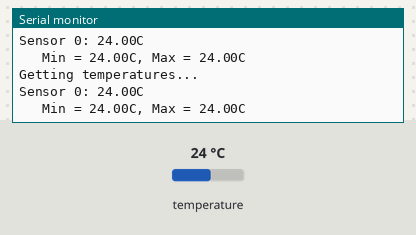
Bench run of a sketch on a simulated Arduino Uno, built with avr-gcc and run on an emulated ATmega328P. Shown: the last lines printed to the serial monitor. The inputs (shaded band) are chosen by the test bench; at power-on: temperature 24 °C.

Above: at 5.2 s.
5.3 s: temperature set to 12 °C
At 6.59 s:
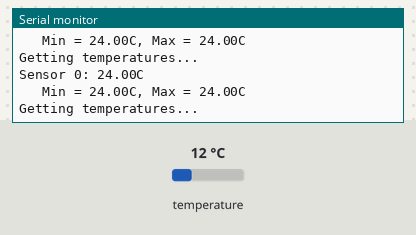
8.6 s: temperature set to 7 °C
At 10.2 s:
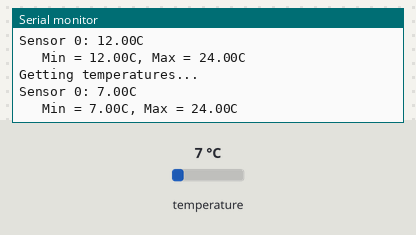
Timing chart, 0 to 11.7 s (numbered marks = the images above; inputs shaded):
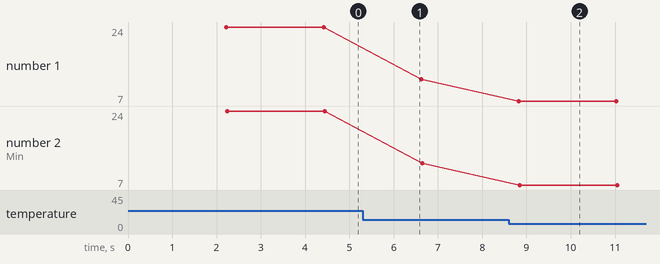

Measured:
- after the input at 8.6 s, the serial monitor: prints a new line after 0.23 s (image 2)
- plotted number 1: 24 → 12 after the input at 5.3 s, 12 → 7 after the input at 8.6 s
- plotted number 2: 24 → 12 after the input at 5.3 s, 12 → 7 after the input at 8.6 s

The sketch:

arduino_ds18b20.ino
```cpp
#include <OneWire.h>
#include <DallasTemperature.h>

// Data wire is plugged into pin 3 on the Arduino
#define ONE_WIRE_BUS 3
OneWire oneWire(ONE_WIRE_BUS);
DallasTemperature sensors(&oneWire);

// Assign the addresses of your 1-Wire temp sensors.
// See the tutorial on how to obtain these addresses:
// http://www.hacktronics.com/Tutorials/arduino-1-wire-address-finder.html

DeviceAddress devices[4];

int numDevices;
float tempMax, tempMin;

// function to print a device address
void printAddress(DeviceAddress deviceAddress)
{
  for (uint8_t i = 0; i < 8; i++)
  {
    if (deviceAddress[i] < 16) Serial.print("0");
    Serial.print(deviceAddress[i], HEX);
  }
}

void setup(void)
{
  Serial.begin(9600);
  sensors.begin();
  numDevices = sensors.getDeviceCount();

  Serial.print("Number of sensors found = ");
  Serial.print( numDevices );
  Serial.print("\n\r");

  for(int i=0; i < numDevices ; i++)
  {
    sensors.getAddress(devices[i], i);
    sensors.setResolution(devices[i], 10);
  }
}

void printTemperature(DeviceAddress deviceAddress)
{
  float tempC = sensors.getTempC(deviceAddress);
  if (tempC == -127.00) {
    Serial.print("Error getting temperature");
  } else {
    Serial.print(tempC);
    Serial.print("C");
  }
  if ( tempC < tempMin || tempMin == NULL ) { tempMin = tempC; }
  if ( tempC > tempMax || tempMax == NULL ) { tempMax = tempC; }
}

void loop(void)
{
  delay(2000);
  Serial.print("Getting temperatures...\n\r");
  sensors.requestTemperatures();

  for(int i=0; i < numDevices ; i++)
  {
    Serial.print("Sensor ");
    Serial.print(i);
    Serial.print(": ");
    printTemperature(devices[i]);
    Serial.print("\n\r");
  }

  // Min/Max
  Serial.print( "   Min = " );
  Serial.print( tempMin );
  Serial.print( "C, Max = " );
  Serial.print( tempMax );
  Serial.print( "C" );
  Serial.print("\n\r");
}
```
